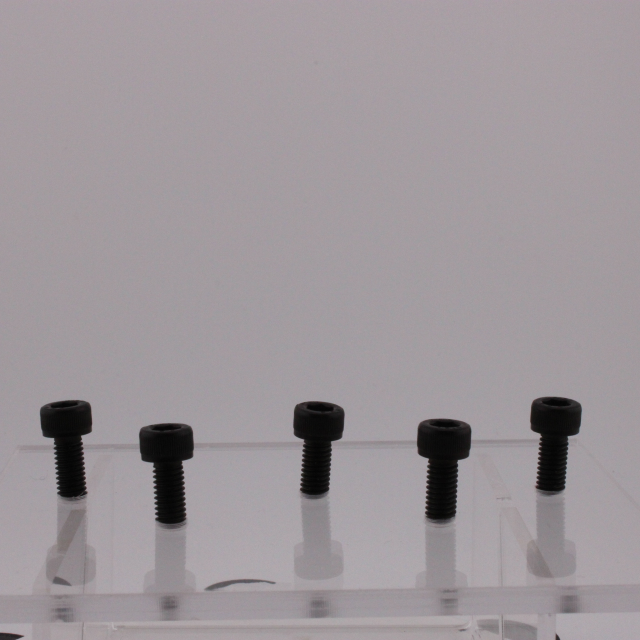
#> input picture sample_input_image.jpg, 1280 x 1280 px (shown at 1/2 size)
$ python -i segmentation.py   (imports and definitions only)
#> lines starting #> are read from the running program, lines starting #| are printed output that depends on the picture; after the words box and inside, x2 and y2 are one past the last pixel; in counts of white or black regions, pixels touching at a corner belong together
from skimage.color import rgb2gray
import numpy as np
from skimage.morphology import dilation, disk, remove_small_holes, binary_closing
from skimage.feature import canny
from skimage.measure import label, regionprops
from scipy.ndimage import binary_fill_holes

def threshold_parts(image):
    """
    Takes in an image and creates binary image to seperate parts out from the background using a coarse thresholding method as well as edge detection
    INPUTS:
    image ():
    OUTPUTS:
    gray ():
    binary ():
    coarse_thresh (int): The value [0, 1] that represents where the coarse thresh ended up
    """
    gray = rgb2gray(image)
    coarse_thresh = np.percentile(gray, 60)
#> coarse_thresh = 0.624
    coarse_mask = gray < coarse_thresh
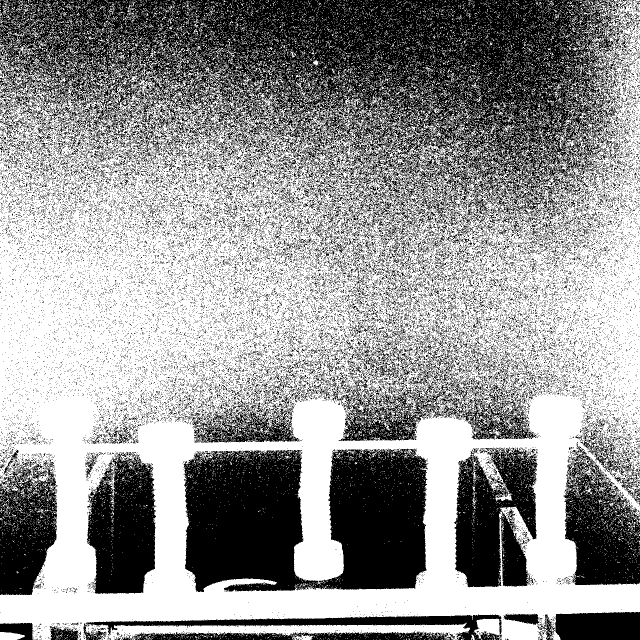
#> coarse_mask: shape (1280, 1280) bool (shown at 1/2 size); 58.9% white; 33825 black regions (32789 under 20 px), largest, box (x1, y1, x2, y2) and area: (0, 0, 1248, 440) 257769, (367, 897, 856, 1184) 108388, (908, 895, 1076, 1175) 32989
    coarse_mask = dilation(coarse_mask, disk(6))
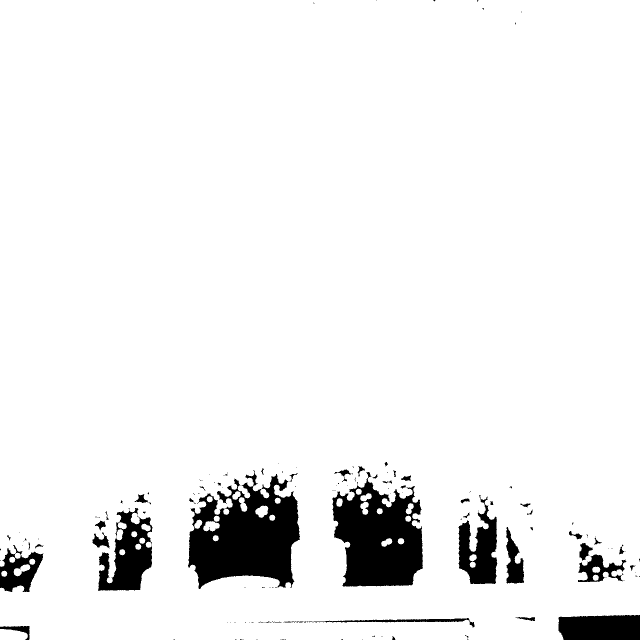
#> coarse_mask: shape (1280, 1280) bool (shown at 1/2 size); 93.9% white; 165 black regions (120 under 20 px), largest, box (x1, y1, x2, y2) and area: (376, 946, 600, 1178) 32764, (665, 944, 846, 1173) 27375, (196, 1016, 305, 1182) 9920
    edges = canny(gray, sigma=2)
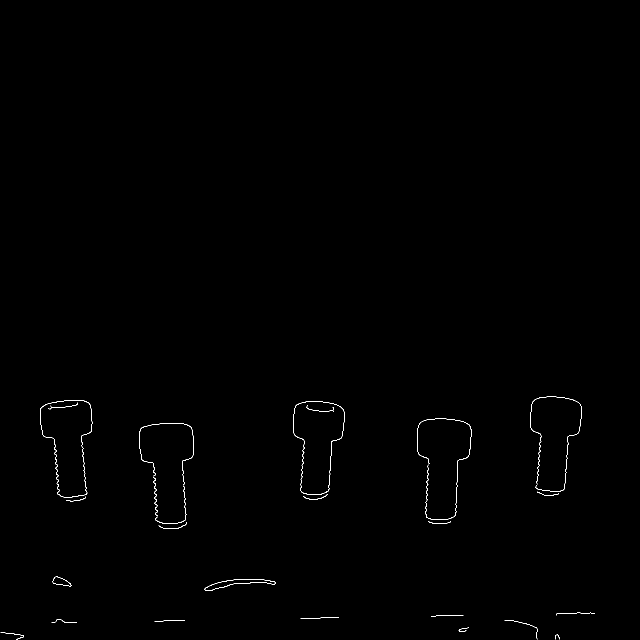
#> edges: shape (1280, 1280) bool (shown at 1/2 size); 0.27% white in thin lines or dots, all inside (x1, y1, x2, y2) = (1, 793, 1190, 1279)
    edges = edges & coarse_mask

    edges_dilated = dilation(edges, disk(2))
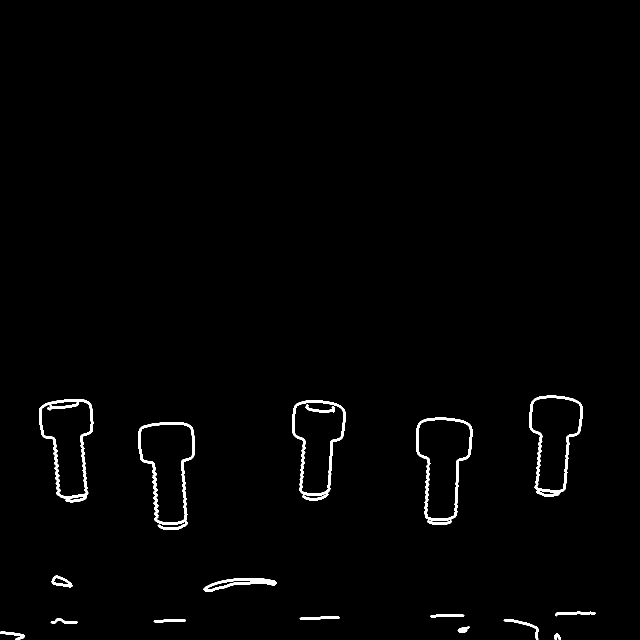
#> edges_dilated: shape (1280, 1280) bool (shown at 1/2 size); 1.2% white; 17 white regions, largest, box (x1, y1, x2, y2) and area: (78, 798, 187, 1005) 3371, (276, 844, 390, 1060) 3257, (832, 835, 945, 1050) 3050
    closed = binary_closing(edges_dilated, disk(4))
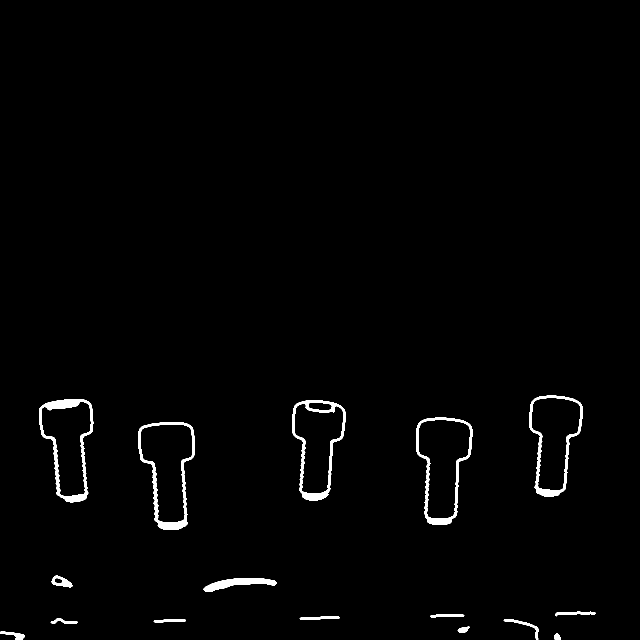
#> closed: shape (1280, 1280) bool (shown at 1/2 size); 1.4% white; 16 white regions, largest, box (x1, y1, x2, y2) and area: (78, 798, 187, 1005) 3969, (276, 844, 390, 1060) 3620, (584, 800, 691, 1001) 3467

    filled = binary_fill_holes(closed & coarse_mask)
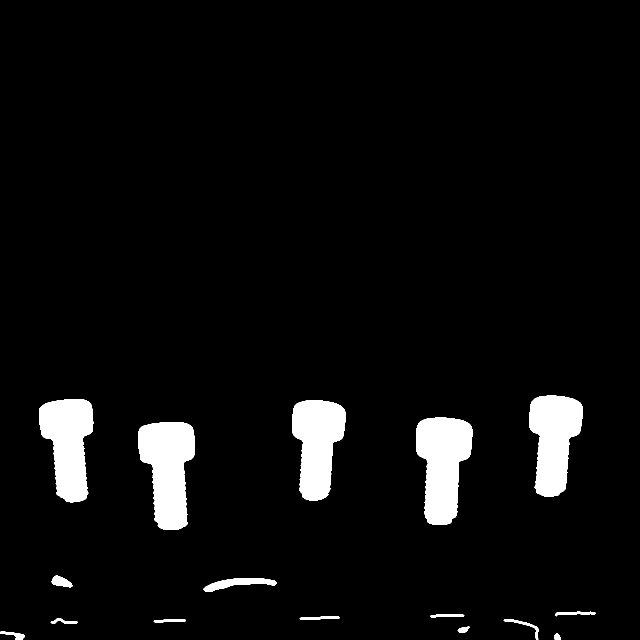
#> filled: shape (1280, 1280) bool (shown at 1/2 size); 5.1% white; 16 white regions, largest, box (x1, y1, x2, y2) and area: (276, 844, 390, 1060) 16907, (832, 835, 945, 1050) 16902, (78, 798, 187, 1005) 15282
    filled = remove_small_holes(filled, area_threshold=3000)

    binary = filled
    return gray, binary, coarse_thresh

# [61 lines left out: functions extract_part_regions, sort_regions_l2r, regions_to_masks, compute_background, not called in this run]

>>> import cv2
>>> picture = cv2.cvtColor(cv2.imread('../sample_input_image.jpg'), cv2.COLOR_BGR2RGB)
>>> result = threshold_parts(picture)
